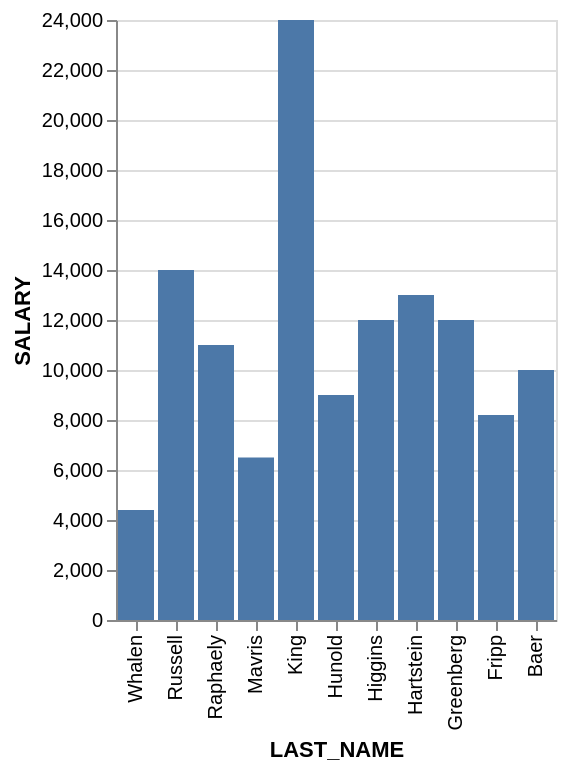

Specify this chart in Vega-Lite:
### Vega-Lite specification from a JSON file in a GitHub repository (floating-point values rounded to 4 significant figures)
{"data": {"values": [{"x_data": "Whalen", "y_data": 4400}, {"x_data": "Russell", "y_data": 14000}, {"x_data": "Raphaely", "y_data": 11000}, {"x_data": "Mavris", "y_data": 6500}, {"x_data": "King", "y_data": 24000}, {"x_data": "Hunold", "y_data": 9000}, {"x_data": "Higgins", "y_data": 12000}, {"x_data": "Hartstein", "y_data": 13000}, {"x_data": "Greenberg", "y_data": 12000}, {"x_data": "Fripp", "y_data": 8200}, {"x_data": "Baer", "y_data": 10000}]}, "mark": "bar", "encoding": {"x": {"field": "x_data", "type": "nominal", "title": "LAST_NAME", "sort": "descending"}, "y": {"field": "y_data", "type": "quantitative", "title": "SALARY"}}}
